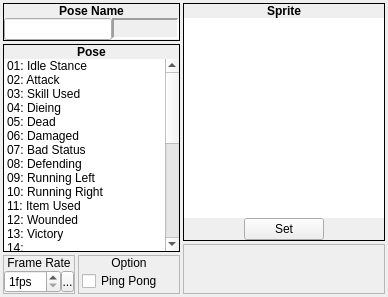
                 <widget class="QWidget" name="widget_5" native="true">
                  <layout class="QHBoxLayout" name="horizontalLayout_5">
                   <property name="spacing">
                    <number>3</number>
                   </property>
                   <property name="margin">
                    <number>3</number>
                   </property>
                   <item>
                    <widget class="QWidget" name="widget_9" native="true">
                     <layout class="QVBoxLayout" name="verticalLayout_2">
                      <property name="spacing">
                       <number>3</number>
                      </property>
                      <property name="margin">
                       <number>0</number>
                      </property>
                      <item>
                       <widget class="QFrame" name="frame_166">
                        <property name="sizePolicy">
                         <sizepolicy hsizetype="Preferred" vsizetype="Fixed">
                          <horstretch>0</horstretch>
                          <verstretch>0</verstretch>
                         </sizepolicy>
                        </property>
                        <property name="frameShape">
                         <enum>QFrame::Box</enum>
                        </property>
                        <property name="frameShadow">
                         <enum>QFrame::Plain</enum>
                        </property>
                        <layout class="QVBoxLayout" name="verticalLayout_291">
                         <property name="spacing">
                          <number>0</number>
                         </property>
                         <property name="margin">
                          <number>0</number>
                         </property>
                         <item>
                          <widget class="QLabel" name="label_216">
                           <property name="sizePolicy">
                            <sizepolicy hsizetype="Preferred" vsizetype="Fixed">
                             <horstretch>0</horstretch>
                             <verstretch>0</verstretch>
                            </sizepolicy>
                           </property>
                           <property name="font">
                            <font>
                             <weight>75</weight>
                             <bold>true</bold>
                            </font>
                           </property>
                           <property name="text">
                            <string>Pose Name</string>
                           </property>
                           <property name="alignment">
                            <set>Qt::AlignCenter</set>
                           </property>
                          </widget>
                         </item>
                         <item>
                          <widget class="QWidget" name="widget_176" native="true">
                           <layout class="QHBoxLayout" name="horizontalLayout_138">
                            <property name="spacing">
                             <number>0</number>
                            </property>
                            <property name="margin">
                             <number>0</number>
                            </property>
                            <item>
                             <widget class="QLineEdit" name="battleSprite_lePoseName">
                              <property name="sizePolicy">
                               <sizepolicy hsizetype="Preferred" vsizetype="Fixed">
                                <horstretch>0</horstretch>
                                <verstretch>0</verstretch>
                               </sizepolicy>
                              </property>
                              <property name="maxLength">
                               <number>16</number>
                              </property>
                             </widget>
                            </item>
                            <item>
                             <widget class="QLabel" name="battleSprite_lblPoseName">
                              <property name="minimumSize">
                               <size>
                                <width>0</width>
                                <height>21</height>
                               </size>
                              </property>
                              <property name="maximumSize">
                               <size>
                                <width>16777215</width>
                                <height>21</height>
                               </size>
                              </property>
                              <property name="font">
                               <font>
                                <weight>75</weight>
                                <bold>true</bold>
                               </font>
                              </property>
                              <property name="frameShape">
                               <enum>QFrame::Panel</enum>
                              </property>
                              <property name="frameShadow">
                               <enum>QFrame::Sunken</enum>
                              </property>
                              <property name="lineWidth">
                               <number>2</number>
                              </property>
                              <property name="text">
                               <string/>
                              </property>
                              <property name="alignment">
                               <set>Qt::AlignCenter</set>
                              </property>
                             </widget>
                            </item>
                           </layout>
                          </widget>
                         </item>
                        </layout>
                       </widget>
                      </item>
                      <item>
                       <widget class="QFrame" name="frame_163">
                        <property name="sizePolicy">
                         <sizepolicy hsizetype="Fixed" vsizetype="Preferred">
                          <horstretch>0</horstretch>
                          <verstretch>0</verstretch>
                         </sizepolicy>
                        </property>
                        <property name="frameShape">
                         <enum>QFrame::Box</enum>
                        </property>
                        <property name="frameShadow">
                         <enum>QFrame::Plain</enum>
                        </property>
                        <layout class="QVBoxLayout" name="verticalLayout_288">
                         <property name="spacing">
                          <number>0</number>
                         </property>
                         <property name="margin">
                          <number>0</number>
                         </property>
                         <item>
                          <widget class="QLabel" name="label_213">
                           <property name="sizePolicy">
                            <sizepolicy hsizetype="Preferred" vsizetype="Fixed">
                             <horstretch>0</horstretch>
                             <verstretch>0</verstretch>
                            </sizepolicy>
                           </property>
                           <property name="font">
                            <font>
                             <weight>75</weight>
                             <bold>true</bold>
                            </font>
                           </property>
                           <property name="text">
                            <string>Pose</string>
                           </property>
                           <property name="alignment">
                            <set>Qt::AlignCenter</set>
                           </property>
                          </widget>
                         </item>
                         <item>
                          <widget class="QWidget" name="widget_173" native="true">
                           <layout class="QVBoxLayout" name="verticalLayout_298">
                            <property name="spacing">
                             <number>0</number>
                            </property>
                            <property name="margin">
                             <number>0</number>
                            </property>
                            <item>
                             <widget class="QListWidget" name="battleSprite_lwPoseList">
                              <property name="sizePolicy">
                               <sizepolicy hsizetype="Preferred" vsizetype="Preferred">
                                <horstretch>0</horstretch>
                                <verstretch>0</verstretch>
                               </sizepolicy>
                              </property>
                              <property name="minimumSize">
                               <size>
                                <width>175</width>
                                <height>0</height>
                               </size>
                              </property>
                              <property name="maximumSize">
                               <size>
                                <width>175</width>
                                <height>16777215</height>
                               </size>
                              </property>
                              <property name="frameShape">
                               <enum>QFrame::NoFrame</enum>
                              </property>
                              <property name="horizontalScrollBarPolicy">
                               <enum>Qt::ScrollBarAlwaysOff</enum>
                              </property>
                              <property name="editTriggers">
                               <set>QAbstractItemView::NoEditTriggers</set>
                              </property>
                              <property name="verticalScrollMode">
                               <enum>QAbstractItemView::ScrollPerPixel</enum>
                              </property>
                              <item>
                               <property name="text">
                                <string>01: Idle Stance</string>
                               </property>
                              </item>
                              <item>
                               <property name="text">
                                <string>02: Attack</string>
                               </property>
                              </item>
                              <item>
                               <property name="text">
                                <string>03: Skill Used</string>
                               </property>
                              </item>
                              <item>
                               <property name="text">
                                <string>04: Dieing</string>
                               </property>
                              </item>
                              <item>
                               <property name="text">
                                <string>05: Dead</string>
                               </property>
                              </item>
                              <item>
                               <property name="text">
                                <string>06: Damaged</string>
                               </property>
                              </item>
                              <item>
                               <property name="text">
                                <string>07: Bad Status</string>
                               </property>
                              </item>
                              <item>
                               <property name="text">
                                <string>08: Defending</string>
                               </property>
                              </item>
                              <item>
                               <property name="text">
                                <string>09: Running Left</string>
                               </property>
                              </item>
                              <item>
                               <property name="text">
                                <string>10: Running Right</string>
                               </property>
                              </item>
                              <item>
                               <property name="text">
                                <string>11: Item Used</string>
                               </property>
                              </item>
                              <item>
                               <property name="text">
                                <string>12: Wounded</string>
                               </property>
                              </item>
                              <item>
                               <property name="text">
                                <string>13: Victory</string>
                               </property>
                              </item>
                              <item>
                               <property name="text">
                                <string>14: </string>
                               </property>
                              </item>
                              <item>
                               <property name="text">
                                <string>15: </string>
                               </property>
                              </item>
                              <item>
                               <property name="text">
                                <string>16: </string>
                               </property>
                              </item>
                              <item>
                               <property name="text">
                                <string>17: </string>
                               </property>
                              </item>
                              <item>
                               <property name="text">
                                <string>18: </string>
                               </property>
                              </item>
                              <item>
                               <property name="text">
                                <string>19: </string>
                               </property>
                              </item>
                              <item>
                               <property name="text">
                                <string>20: </string>
                               </property>
                              </item>
                              <item>
                               <property name="text">
                                <string>21: </string>
                               </property>
                              </item>
                              <item>
                               <property name="text">
                                <string>22: </string>
                               </property>
                              </item>
                              <item>
                               <property name="text">
                                <string>23: </string>
                               </property>
                              </item>
                              <item>
                               <property name="text">
                                <string>24: </string>
                               </property>
                              </item>
                              <item>
                               <property name="text">
                                <string>25: </string>
                               </property>
                              </item>
                              <item>
                               <property name="text">
                                <string>26: </string>
                               </property>
                              </item>
                              <item>
                               <property name="text">
                                <string>27: </string>
                               </property>
                              </item>
                              <item>
                               <property name="text">
                                <string>28: </string>
                               </property>
                              </item>
                              <item>
                               <property name="text">
                                <string>29: </string>
                               </property>
                              </item>
                              <item>
                               <property name="text">
                                <string>30: </string>
                               </property>
                              </item>
                              <item>
                               <property name="text">
                                <string>31: </string>
                               </property>
                              </item>
                              <item>
                               <property name="text">
                                <string>32: </string>
                               </property>
                              </item>
                             </widget>
                            </item>
                           </layout>
                          </widget>
                         </item>
                        </layout>
                       </widget>
                      </item>
                      <item>
                       <widget class="QWidget" name="widget_10" native="true">
                        <property name="sizePolicy">
                         <sizepolicy hsizetype="Preferred" vsizetype="Fixed">
                          <horstretch>0</horstretch>
                          <verstretch>0</verstretch>
                         </sizepolicy>
                        </property>
                        <layout class="QHBoxLayout" name="horizontalLayout_6">
                         <property name="spacing">
                          <number>3</number>
                         </property>
                         <property name="margin">
                          <number>0</number>
                         </property>
                         <item>
                          <widget class="QFrame" name="frame_3">
                           <property name="sizePolicy">
                            <sizepolicy hsizetype="Fixed" vsizetype="Fixed">
                             <horstretch>0</horstretch>
                             <verstretch>0</verstretch>
                            </sizepolicy>
                           </property>
                           <property name="frameShape">
                            <enum>QFrame::StyledPanel</enum>
                           </property>
                           <property name="frameShadow">
                            <enum>QFrame::Raised</enum>
                           </property>
                           <layout class="QVBoxLayout" name="verticalLayout_4">
                            <property name="spacing">
                             <number>0</number>
                            </property>
                            <property name="margin">
                             <number>0</number>
                            </property>
                            <item>
                             <widget class="QLabel" name="label">
                              <property name="sizePolicy">
                               <sizepolicy hsizetype="Preferred" vsizetype="Fixed">
                                <horstretch>0</horstretch>
                                <verstretch>0</verstretch>
                               </sizepolicy>
                              </property>
                              <property name="text">
                               <string>Frame Rate</string>
                              </property>
                              <property name="alignment">
                               <set>Qt::AlignCenter</set>
                              </property>
                             </widget>
                            </item>
                            <item>
                             <widget class="QWidget" name="widget_4" native="true">
                              <layout class="QHBoxLayout" name="horizontalLayout_4">
                               <property name="spacing">
                                <number>0</number>
                               </property>
                               <property name="margin">
                                <number>0</number>
                               </property>
                               <item>
                                <widget class="QSpinBox" name="battleSprite_sbFPS">
                                 <property name="accelerated">
                                  <bool>true</bool>
                                 </property>
                                 <property name="suffix">
                                  <string>fps</string>
                                 </property>
                                 <property name="minimum">
                                  <number>1</number>
                                 </property>
                                 <property name="maximum">
                                  <number>24</number>
                                 </property>
                                </widget>
                               </item>
                               <item>
                                <widget class="SpinBoxSideButton" name="battleSprite_bFPSSideButton">
                                 <property name="minimumSize">
                                  <size>
                                   <width>13</width>
                                   <height>21</height>
                                  </size>
                                 </property>
                                 <property name="maximumSize">
                                  <size>
                                   <width>13</width>
                                   <height>21</height>
                                  </size>
                                 </property>
                                 <property name="text">
                                  <string>...</string>
                                 </property>
                                 <property name="icon">
                                  <iconset resource="gui_icons.qrc">
                                   <normaloff>:/icons/spinBoxSideButton.png</normaloff>:/icons/spinBoxSideButton.png</iconset>
                                 </property>
                                 <property name="iconSize">
                                  <size>
                                   <width>8</width>
                                   <height>16</height>
                                  </size>
                                 </property>
                                </widget>
                               </item>
                              </layout>
                             </widget>
                            </item>
                           </layout>
                          </widget>
                         </item>
                         <item>
                          <widget class="QFrame" name="frame_2">
                           <property name="frameShape">
                            <enum>QFrame::StyledPanel</enum>
                           </property>
                           <property name="frameShadow">
                            <enum>QFrame::Raised</enum>
                           </property>
                           <layout class="QVBoxLayout" name="verticalLayout_6">
                            <property name="spacing">
                             <number>0</number>
                            </property>
                            <property name="margin">
                             <number>0</number>
                            </property>
                            <item>
                             <widget class="QLabel" name="label_3">
                              <property name="sizePolicy">
                               <sizepolicy hsizetype="Preferred" vsizetype="Fixed">
                                <horstretch>0</horstretch>
                                <verstretch>0</verstretch>
                               </sizepolicy>
                              </property>
                              <property name="text">
                               <string>Option</string>
                              </property>
                              <property name="alignment">
                               <set>Qt::AlignCenter</set>
                              </property>
                             </widget>
                            </item>
                            <item>
                             <widget class="QWidget" name="widget_11" native="true">
                              <layout class="QHBoxLayout" name="horizontalLayout_7">
                               <property name="spacing">
                                <number>0</number>
                               </property>
                               <property name="leftMargin">
                                <number>3</number>
                               </property>
                               <property name="topMargin">
                                <number>0</number>
                               </property>
                               <property name="rightMargin">
                                <number>0</number>
                               </property>
                               <property name="bottomMargin">
                                <number>0</number>
                               </property>
                               <item>
                                <widget class="QCheckBox" name="battleSprite_cbPingPong">
                                 <property name="text">
                                  <string>Ping Pong</string>
                                 </property>
                                </widget>
                               </item>
                              </layout>
                             </widget>
                            </item>
                           </layout>
                          </widget>
                         </item>
                        </layout>
                       </widget>
                      </item>
                     </layout>
                    </widget>
                   </item>
                   <item>
                    <widget class="QWidget" name="widget_2" native="true">
                     <property name="sizePolicy">
                      <sizepolicy hsizetype="Fixed" vsizetype="Preferred">
                       <horstretch>0</horstretch>
                       <verstretch>0</verstretch>
                      </sizepolicy>
                     </property>
                     <layout class="QVBoxLayout" name="verticalLayout">
                      <property name="spacing">
                       <number>3</number>
                      </property>
                      <property name="margin">
                       <number>0</number>
                      </property>
                      <item>
                       <widget class="QFrame" name="frame_6">
                        <property name="sizePolicy">
                         <sizepolicy hsizetype="Fixed" vsizetype="Fixed">
                          <horstretch>0</horstretch>
                          <verstretch>0</verstretch>
                         </sizepolicy>
                        </property>
                        <property name="frameShape">
                         <enum>QFrame::Box</enum>
                        </property>
                        <property name="frameShadow">
                         <enum>QFrame::Plain</enum>
                        </property>
                        <layout class="QVBoxLayout" name="verticalLayout_292">
                         <property name="spacing">
                          <number>0</number>
                         </property>
                         <property name="margin">
                          <number>0</number>
                         </property>
                         <item>
                          <widget class="QLabel" name="label_217">
                           <property name="sizePolicy">
                            <sizepolicy hsizetype="Preferred" vsizetype="Fixed">
                             <horstretch>0</horstretch>
                             <verstretch>0</verstretch>
                            </sizepolicy>
                           </property>
                           <property name="font">
                            <font>
                             <weight>75</weight>
                             <bold>true</bold>
                            </font>
                           </property>
                           <property name="text">
                            <string>Sprite</string>
                           </property>
                           <property name="alignment">
                            <set>Qt::AlignCenter</set>
                           </property>
                          </widget>
                         </item>
                         <item>
                          <widget class="QWidget" name="widget_177" native="true">
                           <layout class="QVBoxLayout" name="verticalLayout_3">
                            <property name="spacing">
                             <number>0</number>
                            </property>
                            <property name="margin">
                             <number>0</number>
                            </property>
                            <item>
                             <widget class="ImageView" name="battleSprite_gvPoseAnimation">
                              <property name="sizePolicy">
                               <sizepolicy hsizetype="Expanding" vsizetype="Expanding">
                                <horstretch>0</horstretch>
                                <verstretch>0</verstretch>
                               </sizepolicy>
                              </property>
                              <property name="minimumSize">
                               <size>
                                <width>200</width>
                                <height>200</height>
                               </size>
                              </property>
                              <property name="maximumSize">
                               <size>
                                <width>200</width>
                                <height>200</height>
                               </size>
                              </property>
                              <property name="frameShape">
                               <enum>QFrame::NoFrame</enum>
                              </property>
                              <property name="verticalScrollBarPolicy">
                               <enum>Qt::ScrollBarAlwaysOff</enum>
                              </property>
                              <property name="horizontalScrollBarPolicy">
                               <enum>Qt::ScrollBarAlwaysOff</enum>
                              </property>
                             </widget>
                            </item>
                            <item>
                             <widget class="QWidget" name="widget_8" native="true">
                              <layout class="QHBoxLayout" name="horizontalLayout_3">
                               <property name="spacing">
                                <number>0</number>
                               </property>
                               <property name="margin">
                                <number>0</number>
                               </property>
                               <item>
                                <spacer name="horizontalSpacer_13">
                                 <property name="orientation">
                                  <enum>Qt::Horizontal</enum>
                                 </property>
                                 <property name="sizeHint" stdset="0">
                                  <size>
                                   <width>17</width>
                                   <height>20</height>
                                  </size>
                                 </property>
                                </spacer>
                               </item>
                               <item>
                                <widget class="QPushButton" name="battleSprite_bSetPoseAnimation">
                                 <property name="sizePolicy">
                                  <sizepolicy hsizetype="Preferred" vsizetype="Fixed">
                                   <horstretch>0</horstretch>
                                   <verstretch>0</verstretch>
                                  </sizepolicy>
                                 </property>
                                 <property name="text">
                                  <string>Set</string>
                                 </property>
                                </widget>
                               </item>
                               <item>
                                <spacer name="horizontalSpacer_12">
                                 <property name="orientation">
                                  <enum>Qt::Horizontal</enum>
                                 </property>
                                 <property name="sizeHint" stdset="0">
                                  <size>
                                   <width>17</width>
                                   <height>20</height>
                                  </size>
                                 </property>
                                </spacer>
                               </item>
                              </layout>
                             </widget>
                            </item>
                           </layout>
                          </widget>
                         </item>
                        </layout>
                       </widget>
                      </item>
                      <item>
                       <widget class="QFrame" name="frame_4">
                        <property name="frameShape">
                         <enum>QFrame::StyledPanel</enum>
                        </property>
                        <property name="frameShadow">
                         <enum>QFrame::Raised</enum>
                        </property>
                       </widget>
                      </item>
                     </layout>
                    </widget>
                   </item>
                  </layout>
                 </widget>
